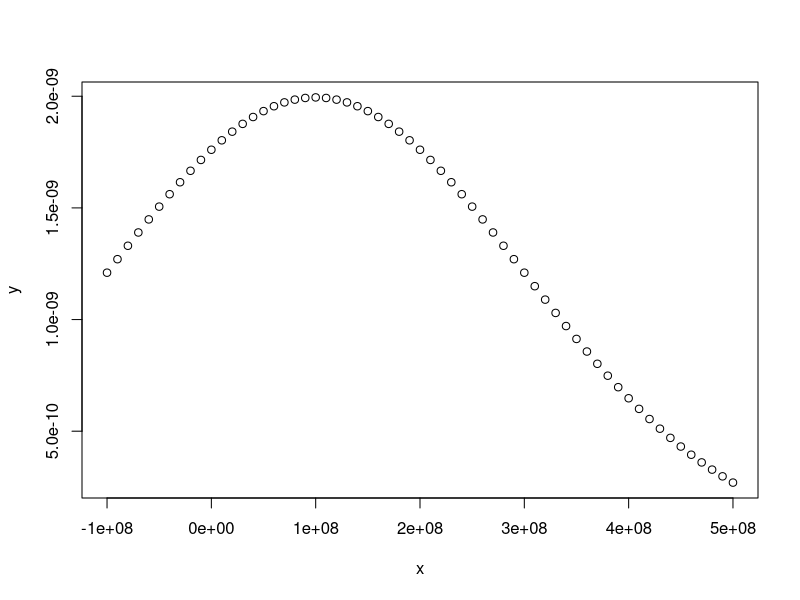
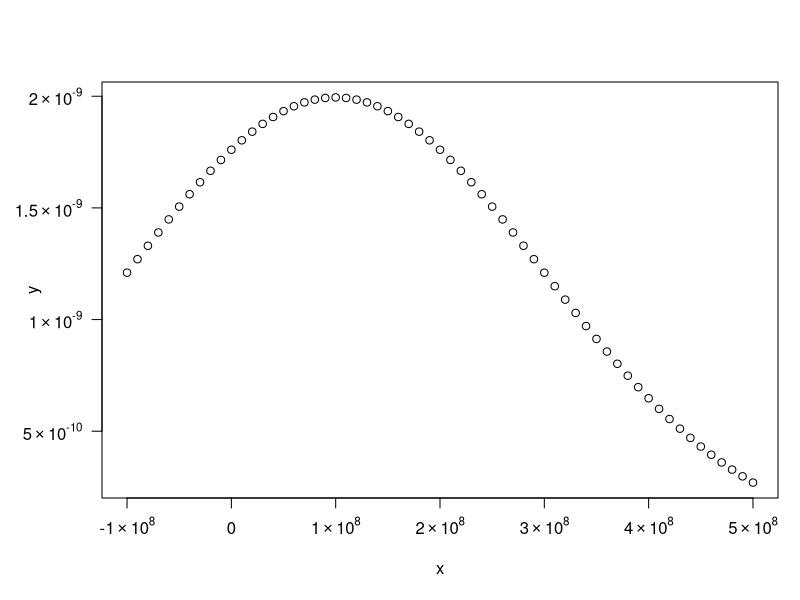

The R script that drew these images, in order: (Note: this script raises an error after producing the figures.)
# Using axTexpr

library(sfsmisc)

x <- 1e7*(-10:50)
y <- dnorm(x, m=10e7, s=20e7)
plot(x,y)## not really nice, the following is better:
## For horizontal y-axis labels, need more space:
op <- par(mar= .1+ c(5,5,4,1))
plot(x,y, axes= FALSE, frame=TRUE)
aX <- axTicks(1); axis(1, at=aX, label= axTexpr(1, aX))
## horizontal labels on y-axis:
aY <- axTicks(2); axis(2, at=aY, label= axTexpr(2, aY), las=2)
par(op)



## Now an `` engineer's version '' ( more ticks; only label "10 ^ k" ) :
axp <- par("xaxp") #-> powers of 10 *inside* 'usr'
axp[3] <- 1 # such that only 10^. are labeled
aX <- axTicks(1, axp = axp)
xu <- 10 ^ par("usr")[1:2]
e10 <- c(-1,1) + round(log10(axp[1:2])) ## exponents of 10 *outside* 'usr'
v <- c(outer(1:9, e10[1]:e10[2], function(x,E) x * 10 ^ E))
v <- v[xu[1] <= v & v <= xu[2]]
plot(x,y, xaxt= "n", log = "x", main = "engineer's version of x - axis")
axis(1, at = aX, label = axTexpr(1, aX, drop.1=TRUE)) # `default'
axis(1, at = v, label = FALSE, tcl = 2/3 * par("tcl"))
